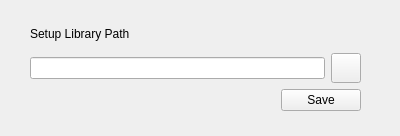
<?xml version="1.0" encoding="UTF-8"?>
<ui version="4.0">
 <class>LibrarySetup</class>
 <widget class="QWidget" name="LibrarySetup">
  <property name="geometry">
   <rect>
    <x>0</x>
    <y>0</y>
    <width>400</width>
    <height>136</height>
   </rect>
  </property>
  <property name="windowTitle">
   <string>Form</string>
  </property>
  <widget class="QWidget" name="gridLayoutWidget">
   <property name="geometry">
    <rect>
     <x>30</x>
     <y>20</y>
     <width>331</width>
     <height>91</height>
    </rect>
   </property>
   <layout class="QGridLayout" name="gridLayout">
    <item row="1" column="2">
     <widget class="QPushButton" name="btn_choose">
      <property name="minimumSize">
       <size>
        <width>30</width>
        <height>30</height>
       </size>
      </property>
      <property name="maximumSize">
       <size>
        <width>30</width>
        <height>30</height>
       </size>
      </property>
      <property name="text">
       <string/>
      </property>
      <property name="icon">
       <iconset>
        <normaloff>../../icons/open.png</normaloff>../../icons/open.png</iconset>
      </property>
     </widget>
    </item>
    <item row="0" column="0" colspan="2">
     <widget class="QLabel" name="label">
      <property name="text">
       <string>Setup Library Path</string>
      </property>
     </widget>
    </item>
    <item row="1" column="0" colspan="2">
     <widget class="QLineEdit" name="le_libpath">
      <property name="readOnly">
       <bool>false</bool>
      </property>
     </widget>
    </item>
    <item row="2" column="1" colspan="2">
     <widget class="QPushButton" name="btn_save">
      <property name="text">
       <string>Save</string>
      </property>
     </widget>
    </item>
    <item row="2" column="0">
     <spacer name="horizontalSpacer">
      <property name="orientation">
       <enum>Qt::Horizontal</enum>
      </property>
      <property name="sizeHint" stdset="0">
       <size>
        <width>40</width>
        <height>20</height>
       </size>
      </property>
     </spacer>
    </item>
   </layout>
  </widget>
 </widget>
 <resources/>
 <connections/>
</ui>
